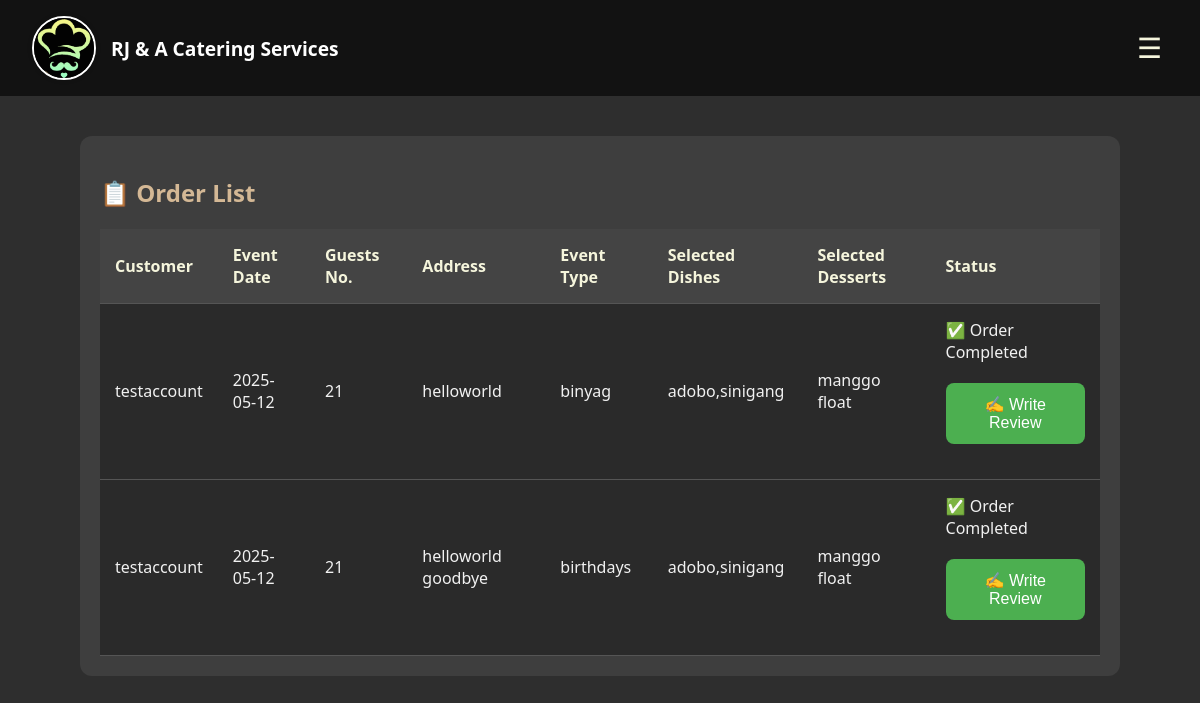
The page /order_details.php (signed in) on the database its author committed.
### tables this page shows
CREATE TABLE `orders` (
  `id` int(11) NOT NULL,
  `package_id` int(11) NOT NULL,
  `customer_name` varchar(255) NOT NULL,
  `address` text NOT NULL,
  `event_type` varchar(255) NOT NULL,
  `guest_count` int(11) NOT NULL,
  `selected_dishes` text DEFAULT NULL,
  `selected_desserts` text DEFAULT NULL,
  `lat` decimal(10,7) DEFAULT NULL,
  `lng` decimal(10,7) DEFAULT NULL,
  `created_at` timestamp NOT NULL DEFAULT current_timestamp(),
  `order_date` date DEFAULT NULL,
  `user_id` int(11) NOT NULL,
  `status` varchar(255) DEFAULT NULL,
  `payment_method` varchar(255) DEFAULT NULL,
  `reviews` text DEFAULT NULL,
  `rating` int(10) DEFAULT NULL,
  `total_price` int(10) DEFAULT NULL
);

CREATE TABLE `registertb` (
  `userid` int(10) UNSIGNED NOT NULL,
  `name` varchar(255) DEFAULT NULL,
  `username` varchar(255) DEFAULT NULL,
  `contact` varchar(20) DEFAULT NULL,
  `password` varchar(255) DEFAULT NULL,
  `checkpass` varchar(255) DEFAULT NULL,
  `role` varchar(20) DEFAULT 'user'
);

### order_details.php (the view, shortened to what this page needs)
<?php
include('connection.php');
$user_id = $_SESSION['user_id'];
$stmt = $conn->prepare("
    SELECT orders.*, registertb.name
    FROM orders
    JOIN registertb ON orders.user_id = registertb.userid  -- Correct column name
    WHERE registertb.userid = ?
    ORDER BY orders.created_at DESC
");
$stmt->bind_param("i", $user_id);
$stmt->execute();
$result = $stmt->get_result();
?>
<!DOCTYPE html>
<html lang="en">
<head>
</head>
<body>
<nav>
    <div class="nav-left">
        <img src="logo.jfif" alt="Logo" class="logo-img">
        <span style="color: white; font-size: 1.2em; font-weight: bold;">RJ & A Catering Services</span>
    </div>
    <button class="menu-toggle" onclick="toggleMenu()">☰</button>
</nav>
<div class="container">
    <h2>📋 Order List</h2>
    <?php if ($result->num_rows > 0): ?>
        <table>
            <tr>
                <th>Customer</th>
                <th>Event Date</th>
                <th>Guests No.</th>
                <th>Address</th>
                <th>Event Type
                <th>Selected Dishes </th>
                <th>Selected Desserts</th>
                <th>Status</th>
            </tr>
            <?php while ($row = $result->fetch_assoc()): ?>
                <tr>
                    <td><?= htmlspecialchars($row['name']) ?></td>
                    <td><?= htmlspecialchars($row['order_date']) ?></td>
                    <td><?= htmlspecialchars($row['guest_count']) ?></td>
                    <td><?= htmlspecialchars($row['address']) ?></td>
                    <td><?= htmlspecialchars($row['event_type']) ?></td>
                    <td>
                        <?php
                        echo nl2br(htmlspecialchars($row['selected_dishes']));
                        ?>
                    </td>
                    <td>
                        <?php
                        echo nl2br(htmlspecialchars($row['selected_desserts']));
                        ?>
                    </td>
                    <td>
                            <?php if ($row['status'] === 'done'): ?>
    <span class="status-paid">✅ Order Completed</span><br>
    <?php if (empty($row['review'])): ?>
        <button class="pay-btn" onclick="openReviewModal(<?= $row['id'] ?>)">✍️ Write Review</button>
    <?php else: ?>
        <span style="color: #ccc; font-style: italic;">📝 Review submitted</span>
    <?php endif; ?>
                        <?php elseif ($row['status'] === 'pending payment' && $row['payment_method'] === 'GCash'): ?>
                            <span class="status-pending">⏳ Pending GCash Payment Verification</span>
                        <?php elseif (!empty($row['payment_method'])): ?>
                            <span class="status-paid">Paid (<?= htmlspecialchars($row['payment_method']) ?>)</span>
                        <?php else: ?>
                            <span class="status-pending">Pending</span>
                        <?php endif; ?>
                    </td>
                </tr>
            <?php endwhile; ?>
        </table>
    <?php else: ?>
        <p>No orders found.</p>
    <?php endif; ?>
</div>
</body>
</html>

### order_details.php (style rules this page uses)
body { margin: 0; font-family: 'Segoe UI', sans-serif; background-color: #2e2e2e; color: #f1f1f1; }
nav { display: flex; justify-content: space-between; align-items: center; background-color: rgba(0, 0, 0, 0.6); padding: 1rem 2rem; }
.nav-left { display: flex; align-items: center; gap: 15px; }
.logo-img { width: 60px; height: 60px; border-radius: 50%; object-fit: cover; border: 2px solid white; box-shadow: 0 0 5px rgba(0, 0, 0, 0.2); }
.menu-toggle { font-size: 28px; background: none; border: none; color: beige; cursor: pointer; display: block; }
.container { max-width: 1000px; margin: 40px auto; padding: 20px; background-color: #3e3e3e; border-radius: 12px; }
h2 { color: #d4b895; margin-bottom: 20px; }
table { width: 100%; border-collapse: collapse; background-color: #2a2a2a; }
th, td { padding: 15px; border-bottom: 1px solid #555; text-align: left; }
th { background-color: #444; color: beige; }
.pay-btn { background-color: #4CAF50 !important; color: white !important; padding: 12px 30px !important; font-size: 16px !important; border: none !important; border-radius: 8px !important; cursor: pointer !important; transition: background-color 0.3s !important; margin: 20px auto !important; display: block !important; }

### rows shown on the page
orders: registertb.name "testaccount", order_date "2025-05-12", guest_count "21", address "helloworld", event_type "binyag", selected_dishes "adobo,sinigang", selected_desserts "manggo float"
orders: registertb.name "testaccount", order_date "2025-05-12", guest_count "21", address "helloworld goodbye", event_type "birthdays", selected_dishes "adobo,sinigang", selected_desserts "manggo float"
